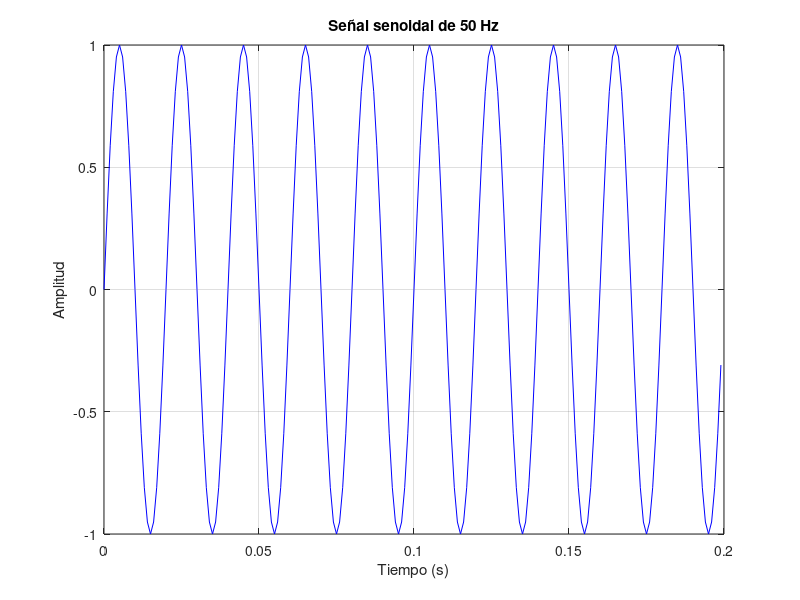

MATLAB code to generate this figure: (Note: this script raises an error after producing the figure.)
% Experimentos con DFT y FFT
% Integrantes: Fabiana María Moreno Castrillo
%              Andrés Enrique Blanco Coto

clear;
clc;
close all;

% Parametros de la señal
Fs = 1000;       % Frecuencia de muestreo: 1000 muestras por segundo
N = 200;         % Cantidad de muestras
f0 = 50;        % Frecuencia de la onda en Hz

% Instantes de tiempo y valores de la señal
t = (0:N-1) / Fs;
x = sin(2*pi*f0*t);

% Gráfica de la señal en el tiempo
figure;
plot(t, x, 'b');
grid on;
xlabel('Tiempo (s)');
ylabel('Amplitud');
title('Señal senoidal de 50 Hz');

% Calculamos la DFT con nuestra propia funcion.
X_dft = mi_dft(x);

% Mostramos cuantos coeficientes se calcularon.
disp('Cantidad de coeficientes de la DFT:');
disp(length(X_dft));


% Frecuencia en Hz correspondiente a cada coeficiente.
f = (0:N-1) * Fs / N;

% Magnitud normalizada de la DFT.
magnitud = abs(X_dft) / N;

% Mostramos las frecuencias desde 0 hasta Fs/2.
indices = 1:(floor(N/2) + 1);

figure;
stem(f(indices), magnitud(indices), 'b');
grid on;
xlabel('Frecuencia (Hz)');
ylabel('Magnitud |X|/N');
title('Magnitud de la DFT');
xlim([0 Fs/2]);
